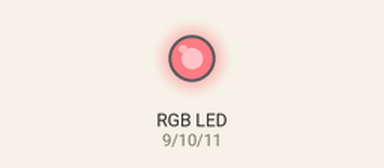
Recording of a sketch running on a simulated Arduino Uno, built with avr-gcc and run on an emulated ATmega328P. On the bench: an RGB LED mixed from three pins (HIGH = lit). What the sketch prints to the serial monitor is not drawn.

Above: at 0.15 s.
At 2.88 s:
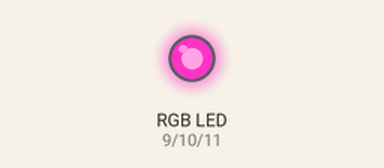
At 7.2 s:
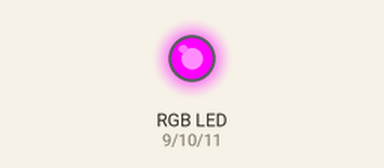
At 14.64 s:
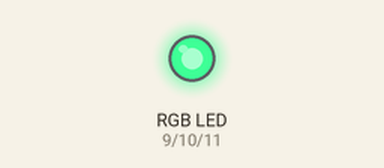
At 23.82 s:
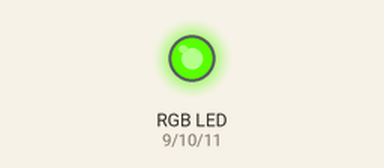
At 39.75 s:
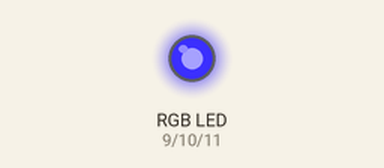
Timing chart, 0 to 40.0 s (numbered marks = the images above):
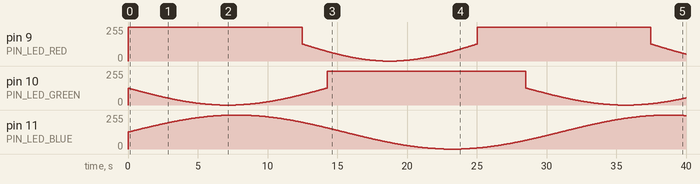

The sketch:

ButterflyLights.ino
```cpp
#include "src/LedConfig.h"
#include "src/LedIntensityLogic.h"

#define POWER_SAVE_SLEEP_TIME_MS 15

void setup() {
    Serial.begin(115200);
    Serial.println("Setting pins");

    configure_leds();
}

void loop() {
    unsigned long currentTime = millis();
    update_leds(currentTime);
    delay(POWER_SAVE_SLEEP_TIME_MS);
}
```

LedIntensityLogic.cpp
```cpp
#include <Arduino.h>
#include "LedConfig.h"
#include "LedIntensityLogic.h"

#define LED_RED_PROGRAM_LENGTH_MS (25000)
#define LED_GREEN_PROGRAM_LENGTH_MS (37000)
#define LED_BLUE_PROGRAM_LENGTH_MS (31000)

const int led_program_times[] = {
    LED_RED_PROGRAM_LENGTH_MS,
    LED_GREEN_PROGRAM_LENGTH_MS,
    LED_BLUE_PROGRAM_LENGTH_MS
};

void update_leds(unsigned long timeMs) {
    int led_values[3];
    for (int i = 0; i < 3; ++i) {
        double led_program_time = (timeMs % led_program_times[i]);
        double radians = TWO_PI * (led_program_time / led_program_times[i]);
        led_values[i] = (int8_t)((0.5 + sin(radians) / 2) * UINT8_MAX);
    }

    set_led(led_values[0], led_values[1], led_values[2]);
}

void set_led(const int8_t red, const int8_t green, const int8_t blue)
{
    analogWrite(PIN_LED_RED, red);
    analogWrite(PIN_LED_GREEN, green);
    analogWrite(PIN_LED_BLUE, blue);
}
```

LedIntensityLogic.h
```cpp
#ifndef __LED_INTENSITY_LOGIC_H
#define __LED_INTENSITY_LOGIC_H


void update_leds(unsigned long timeMs);
void set_led(const int8_t red, const int8_t green, const int8_t blue);

#endif // __LED_INTENSITY_LOGIC_H
```

LedConfig.cpp
```cpp
#include <Arduino.h>
#include "LedConfig.h"

void configure_leds() {
    pinMode(PIN_LED_RED, OUTPUT);
    digitalWrite(PIN_LED_RED, LOW);
    pinMode(PIN_LED_GREEN, OUTPUT);
    digitalWrite(PIN_LED_GREEN, LOW);
    pinMode(PIN_LED_BLUE, OUTPUT);
    digitalWrite(PIN_LED_BLUE, LOW);
}
```

LedConfig.h
```cpp
#ifndef __LED_CONFIG_H
#define __LED_CONFIG_H

#define PIN_LED_RED (9)
#define PIN_LED_GREEN (10)
#define PIN_LED_BLUE (11)

void configure_leds();

#endif // __LED_CONFIG_H
```
